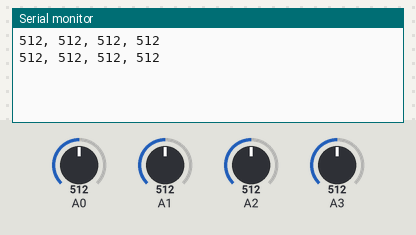
This sketch was run on a simulated Arduino Uno, built with avr-gcc and run on an emulated ATmega328P. On the bench: the last lines printed to the serial monitor. The inputs (shaded band) are chosen by the test bench; at power-on: A0 = 512, A1 = 512, A2 = 512, A3 = 512.

Above: at 4.8 s.
4.9 s: A0 set to 716
At 9.3 s:
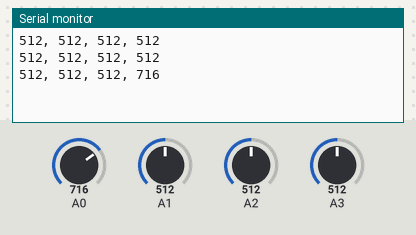
9.9 s: A1 set to 716
At 12.4 s:
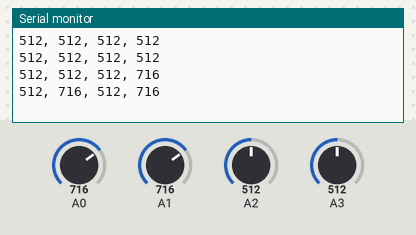
14.9 s: A2 set to 716
At 16.7 s:
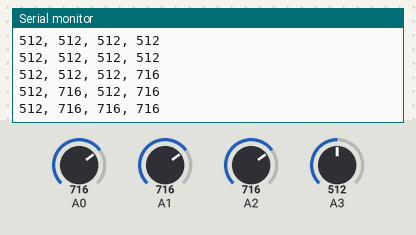
19.9 s: A3 set to 716
At 20.9 s:
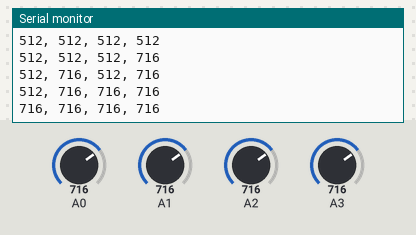
24.9 s: A0 set to 992
At 29.5 s:
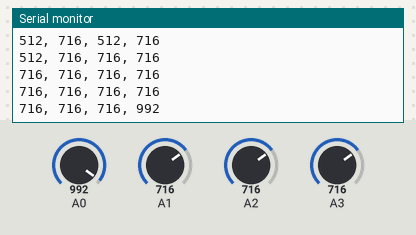
29.9 s: A1 set to 992
At 32.6 s:
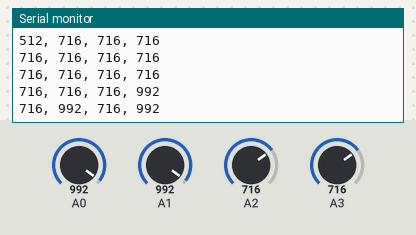
Timing chart, 0 to 34.1 s (numbered marks = the images above; inputs shaded):
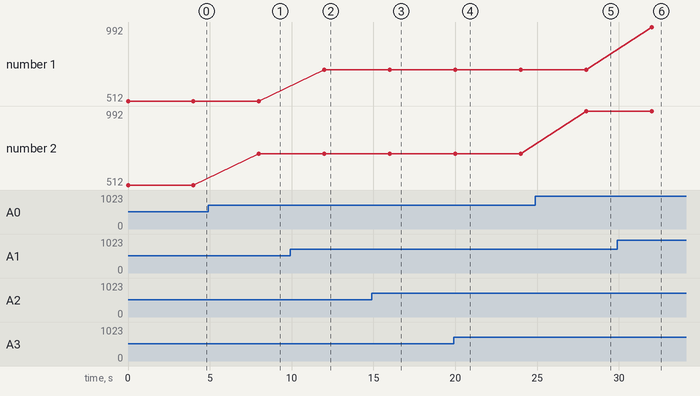

The sketch:

irBecon.ino
```cpp
void setup()
{
 Serial.begin(9600);
}

void loop()
{
 int west = analogRead(A0);
 int north = analogRead(A3);
 int south = analogRead(A1);
 int east = analogRead(A2);

 Serial.println(String(north) + ", " + String(south) + ", " + String(east) + ", " + String(west));

 delay(4000);
}
```

Measured:
- after the input at 4.9 s, the serial monitor: prints a new line after 3.1 s (image 1)
- after the input at 9.9 s, the serial monitor: prints a new line after 2.1 s (image 2)
- after the input at 14.9 s, the serial monitor: prints a new line after 1.1 s (image 3)
- after the input at 19.9 s, the serial monitor: prints a new line after 0.11 s (image 4)
- after the input at 24.9 s, the serial monitor: prints a new line after 3.1 s (image 5)
- after the input at 29.9 s, the serial monitor: prints a new line after 2.1 s (image 6)
- plotted number 2: 512 → 716 after the input at 4.9 s, 716 → 992 after the input at 24.9 s
